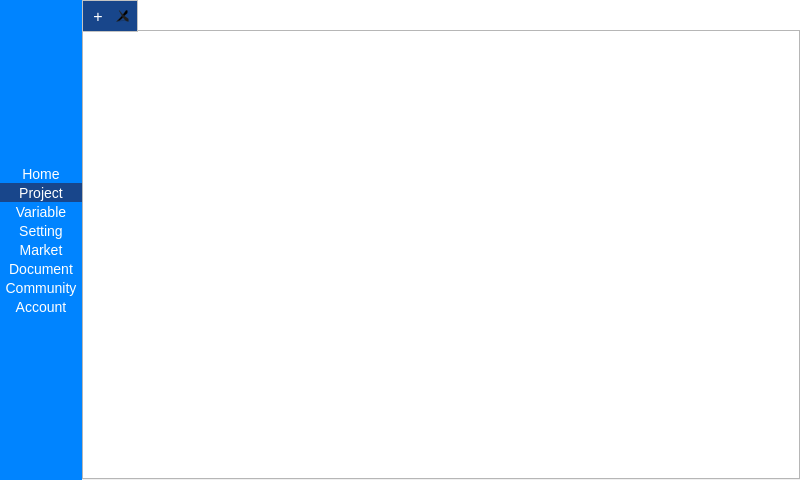
<?xml version="1.0" encoding="UTF-8"?>
<ui version="4.0">
 <class>MainWindow</class>
 <widget class="QMainWindow" name="MainWindow">
  <property name="geometry">
   <rect>
    <x>0</x>
    <y>0</y>
    <width>800</width>
    <height>480</height>
   </rect>
  </property>
  <property name="sizePolicy">
   <sizepolicy hsizetype="Preferred" vsizetype="Preferred">
    <horstretch>0</horstretch>
    <verstretch>0</verstretch>
   </sizepolicy>
  </property>
  <property name="minimumSize">
   <size>
    <width>800</width>
    <height>480</height>
   </size>
  </property>
  <property name="font">
   <font>
    <weight>50</weight>
    <bold>false</bold>
    <kerning>true</kerning>
   </font>
  </property>
  <property name="windowTitle">
   <string>Delta X Software - Version 0.9.6</string>
  </property>
  <property name="windowIcon">
   <iconset resource="resource.qrc">
    <normaloff>:/delta_x_logo_96x96.ico</normaloff>:/delta_x_logo_96x96.ico</iconset>
  </property>
  <property name="styleSheet">
   <string notr="true">QWidget
{	
	background-color: rgb(255, 255, 255);
}

/*------- Combo Box---------*/
QComboBox
{	
	color: rgb(79, 79, 79);
	border: 1px solid rgb(79, 79, 79);
	border-radius: 2px;
}

QComboBox:drop-down
{
	subcontrol-origin: padding;
    subcontrol-position: top right;
    width: 25px;

    border-left-width: 1px;
    border-left-color: darkgray;
    border-left-style: solid; /* just a single line */
    border-top-right-radius: 3px; /* same radius as the QComboBox */
    border-bottom-right-radius: 3px;	
}

QComboBox::down-arrow {
    image: url(:/icon/icons8_expand_arrow_16px.png);
}

/* --------- Tab ----------*/


QTabBar::tab {
    background: rgb(0, 132, 255);
	
	color: rgb(255, 255, 255);
    border: 1px solid #C4C4C3;
	padding: 5px 10px 5px 10px;
	
}

QTabBar::tab:selected, QTabBar::tab:hover {
    background: rgb(24, 70, 139);
	color: rgb(255, 255, 255);
}

/*--------- Dialog -------------*/
/*QPushButton
{	
	background-color: rgb(0, 132, 255);
	border: none;
	color: rgb(255, 255, 255);
}

QPushButton::hover
{	
	background-color: rgb(0, 195, 255);
}

QPushButton::pressed
{	
	background-color: rgb(255, 255, 255);	
	color: rgb(58, 58, 58);
	border: 1px solid rgb(58, 58, 58);
}*/

QPushButton
{	
	color: rgb(50, 50, 50);
	border: 1px solid rgb(50, 50, 50);
	background: none;
}

QPushButton:hover
{	
	color: rgb(255, 255, 255);
	background: rgb(50, 50, 50);
}

QPushButton:pressed
{	
	color: rgb(50, 50, 50);
	background: none;
}

/*----- Scroll Bar ------*/
QScrollBar:horizontal {
    background: rgb(185, 185, 185);
}
QScrollBar::handle:vertical {	
	background-color: rgb(172, 172, 172);
}

QScrollBar:vertical {
    background: rgb(185, 185, 185);
}

QScrollBar::handle:horizontal {	
	background-color: rgb(172, 172, 172);
}</string>
  </property>
  <widget class="QWidget" name="centralWidget">
   <layout class="QHBoxLayout" name="horizontalLayout">
    <property name="spacing">
     <number>0</number>
    </property>
    <property name="leftMargin">
     <number>0</number>
    </property>
    <property name="topMargin">
     <number>0</number>
    </property>
    <property name="rightMargin">
     <number>0</number>
    </property>
    <property name="bottomMargin">
     <number>0</number>
    </property>
    <item>
     <widget class="QStackedWidget" name="stackedWidget">
      <property name="styleSheet">
       <string notr="true"/>
      </property>
      <widget class="QWidget" name="page">
       <layout class="QHBoxLayout" name="horizontalLayout_2">
        <property name="spacing">
         <number>0</number>
        </property>
        <property name="leftMargin">
         <number>0</number>
        </property>
        <property name="topMargin">
         <number>0</number>
        </property>
        <property name="rightMargin">
         <number>0</number>
        </property>
        <property name="bottomMargin">
         <number>0</number>
        </property>
        <item>
         <widget class="QWidget" name="wgLeftPanel" native="true">
          <property name="minimumSize">
           <size>
            <width>80</width>
            <height>0</height>
           </size>
          </property>
          <property name="maximumSize">
           <size>
            <width>16777215</width>
            <height>16777215</height>
           </size>
          </property>
          <property name="styleSheet">
           <string notr="true">QWidget
{
	background-color: rgb(0, 132, 255);
}

QToolButton
{
	border: 0px;
	font-size:14px;
	color: rgb(255, 255, 255);
}
QToolButton:hover
{	
	
	background-color: rgb(0, 195, 255);
}
QToolButton::pressed
{	
	background-color: rgb(24, 70, 139);
}
</string>
          </property>
          <layout class="QVBoxLayout" name="verticalLayout">
           <property name="spacing">
            <number>0</number>
           </property>
           <property name="leftMargin">
            <number>0</number>
           </property>
           <property name="topMargin">
            <number>0</number>
           </property>
           <property name="rightMargin">
            <number>0</number>
           </property>
           <property name="bottomMargin">
            <number>0</number>
           </property>
           <item>
            <spacer name="verticalSpacer_2">
             <property name="orientation">
              <enum>Qt::Vertical</enum>
             </property>
             <property name="sizeHint" stdset="0">
              <size>
               <width>20</width>
               <height>40</height>
              </size>
             </property>
            </spacer>
           </item>
           <item>
            <widget class="QToolButton" name="tbHome">
             <property name="sizePolicy">
              <sizepolicy hsizetype="Preferred" vsizetype="Fixed">
               <horstretch>0</horstretch>
               <verstretch>0</verstretch>
              </sizepolicy>
             </property>
             <property name="minimumSize">
              <size>
               <width>80</width>
               <height>0</height>
              </size>
             </property>
             <property name="styleSheet">
              <string notr="true"/>
             </property>
             <property name="text">
              <string>Home</string>
             </property>
             <property name="icon">
              <iconset resource="resource.qrc">
               <normaloff>:/icon/home_64px.png</normaloff>:/icon/home_64px.png</iconset>
             </property>
             <property name="checkable">
              <bool>false</bool>
             </property>
             <property name="checked">
              <bool>false</bool>
             </property>
             <property name="popupMode">
              <enum>QToolButton::DelayedPopup</enum>
             </property>
             <property name="toolButtonStyle">
              <enum>Qt::ToolButtonTextUnderIcon</enum>
             </property>
             <property name="autoRaise">
              <bool>false</bool>
             </property>
            </widget>
           </item>
           <item>
            <widget class="QToolButton" name="tbProject">
             <property name="sizePolicy">
              <sizepolicy hsizetype="Preferred" vsizetype="Fixed">
               <horstretch>0</horstretch>
               <verstretch>0</verstretch>
              </sizepolicy>
             </property>
             <property name="minimumSize">
              <size>
               <width>80</width>
               <height>0</height>
              </size>
             </property>
             <property name="styleSheet">
              <string notr="true">background-color: rgb(24, 70, 139);</string>
             </property>
             <property name="text">
              <string>Project</string>
             </property>
             <property name="icon">
              <iconset resource="resource.qrc">
               <normaloff>:/icon/project_64px.png</normaloff>:/icon/project_64px.png</iconset>
             </property>
             <property name="checkable">
              <bool>false</bool>
             </property>
             <property name="checked">
              <bool>false</bool>
             </property>
             <property name="popupMode">
              <enum>QToolButton::DelayedPopup</enum>
             </property>
             <property name="toolButtonStyle">
              <enum>Qt::ToolButtonTextUnderIcon</enum>
             </property>
             <property name="autoRaise">
              <bool>false</bool>
             </property>
            </widget>
           </item>
           <item>
            <widget class="QToolButton" name="tbVariable">
             <property name="sizePolicy">
              <sizepolicy hsizetype="Preferred" vsizetype="Fixed">
               <horstretch>0</horstretch>
               <verstretch>0</verstretch>
              </sizepolicy>
             </property>
             <property name="minimumSize">
              <size>
               <width>80</width>
               <height>0</height>
              </size>
             </property>
             <property name="styleSheet">
              <string notr="true"/>
             </property>
             <property name="text">
              <string>Variable</string>
             </property>
             <property name="icon">
              <iconset resource="resource.qrc">
               <normaloff>:/icon/variable_64px.png</normaloff>:/icon/variable_64px.png</iconset>
             </property>
             <property name="popupMode">
              <enum>QToolButton::DelayedPopup</enum>
             </property>
             <property name="toolButtonStyle">
              <enum>Qt::ToolButtonTextUnderIcon</enum>
             </property>
             <property name="autoRaise">
              <bool>false</bool>
             </property>
            </widget>
           </item>
           <item>
            <widget class="QToolButton" name="tbSetting">
             <property name="sizePolicy">
              <sizepolicy hsizetype="Preferred" vsizetype="Fixed">
               <horstretch>0</horstretch>
               <verstretch>0</verstretch>
              </sizepolicy>
             </property>
             <property name="minimumSize">
              <size>
               <width>80</width>
               <height>0</height>
              </size>
             </property>
             <property name="styleSheet">
              <string notr="true"/>
             </property>
             <property name="text">
              <string>Setting</string>
             </property>
             <property name="icon">
              <iconset resource="resource.qrc">
               <normaloff>:/icon/settings_64px.png</normaloff>:/icon/settings_64px.png</iconset>
             </property>
             <property name="popupMode">
              <enum>QToolButton::DelayedPopup</enum>
             </property>
             <property name="toolButtonStyle">
              <enum>Qt::ToolButtonTextUnderIcon</enum>
             </property>
             <property name="autoRaise">
              <bool>false</bool>
             </property>
            </widget>
           </item>
           <item>
            <widget class="QToolButton" name="tbMarket">
             <property name="sizePolicy">
              <sizepolicy hsizetype="Preferred" vsizetype="Fixed">
               <horstretch>0</horstretch>
               <verstretch>0</verstretch>
              </sizepolicy>
             </property>
             <property name="minimumSize">
              <size>
               <width>80</width>
               <height>0</height>
              </size>
             </property>
             <property name="styleSheet">
              <string notr="true"/>
             </property>
             <property name="text">
              <string>Market</string>
             </property>
             <property name="icon">
              <iconset resource="resource.qrc">
               <normaloff>:/icon/shopping_cart_promotion_64px.png</normaloff>:/icon/shopping_cart_promotion_64px.png</iconset>
             </property>
             <property name="popupMode">
              <enum>QToolButton::DelayedPopup</enum>
             </property>
             <property name="toolButtonStyle">
              <enum>Qt::ToolButtonTextUnderIcon</enum>
             </property>
             <property name="autoRaise">
              <bool>false</bool>
             </property>
            </widget>
           </item>
           <item>
            <widget class="QToolButton" name="tbDocument">
             <property name="sizePolicy">
              <sizepolicy hsizetype="Preferred" vsizetype="Fixed">
               <horstretch>0</horstretch>
               <verstretch>0</verstretch>
              </sizepolicy>
             </property>
             <property name="minimumSize">
              <size>
               <width>80</width>
               <height>0</height>
              </size>
             </property>
             <property name="styleSheet">
              <string notr="true"/>
             </property>
             <property name="text">
              <string>Document</string>
             </property>
             <property name="icon">
              <iconset resource="resource.qrc">
               <normaloff>:/icon/document_64px.png</normaloff>:/icon/document_64px.png</iconset>
             </property>
             <property name="popupMode">
              <enum>QToolButton::DelayedPopup</enum>
             </property>
             <property name="toolButtonStyle">
              <enum>Qt::ToolButtonTextUnderIcon</enum>
             </property>
             <property name="autoRaise">
              <bool>false</bool>
             </property>
            </widget>
           </item>
           <item>
            <widget class="QToolButton" name="tbCommunity">
             <property name="sizePolicy">
              <sizepolicy hsizetype="Preferred" vsizetype="Fixed">
               <horstretch>0</horstretch>
               <verstretch>0</verstretch>
              </sizepolicy>
             </property>
             <property name="minimumSize">
              <size>
               <width>80</width>
               <height>0</height>
              </size>
             </property>
             <property name="styleSheet">
              <string notr="true"/>
             </property>
             <property name="text">
              <string>Community</string>
             </property>
             <property name="icon">
              <iconset resource="resource.qrc">
               <normaloff>:/icon/charity_64px.png</normaloff>:/icon/charity_64px.png</iconset>
             </property>
             <property name="popupMode">
              <enum>QToolButton::DelayedPopup</enum>
             </property>
             <property name="toolButtonStyle">
              <enum>Qt::ToolButtonTextUnderIcon</enum>
             </property>
             <property name="autoRaise">
              <bool>false</bool>
             </property>
            </widget>
           </item>
           <item>
            <widget class="QToolButton" name="tbAccount">
             <property name="sizePolicy">
              <sizepolicy hsizetype="Preferred" vsizetype="Fixed">
               <horstretch>0</horstretch>
               <verstretch>0</verstretch>
              </sizepolicy>
             </property>
             <property name="minimumSize">
              <size>
               <width>80</width>
               <height>0</height>
              </size>
             </property>
             <property name="styleSheet">
              <string notr="true"/>
             </property>
             <property name="text">
              <string>Account</string>
             </property>
             <property name="icon">
              <iconset resource="resource.qrc">
               <normaloff>:/icon/account_64px.png</normaloff>:/icon/account_64px.png</iconset>
             </property>
             <property name="popupMode">
              <enum>QToolButton::DelayedPopup</enum>
             </property>
             <property name="toolButtonStyle">
              <enum>Qt::ToolButtonTextUnderIcon</enum>
             </property>
             <property name="autoRaise">
              <bool>false</bool>
             </property>
            </widget>
           </item>
           <item>
            <spacer name="verticalSpacer">
             <property name="orientation">
              <enum>Qt::Vertical</enum>
             </property>
             <property name="sizeHint" stdset="0">
              <size>
               <width>20</width>
               <height>40</height>
              </size>
             </property>
            </spacer>
           </item>
          </layout>
         </widget>
        </item>
        <item>
         <widget class="QStackedWidget" name="swPageStack">
          <property name="maximumSize">
           <size>
            <width>16777215</width>
            <height>16777215</height>
           </size>
          </property>
          <property name="styleSheet">
           <string notr="true"/>
          </property>
          <property name="lineWidth">
           <number>1</number>
          </property>
          <property name="currentIndex">
           <number>7</number>
          </property>
          <widget class="QWidget" name="pVariable">
           <property name="styleSheet">
            <string notr="true"/>
           </property>
           <layout class="QVBoxLayout" name="verticalLayout_4">
            <item>
             <widget class="QTreeWidget" name="trwProgramVariableTable">
              <attribute name="headerDefaultSectionSize">
               <number>300</number>
              </attribute>
              <column>
               <property name="text">
                <string notr="true">1</string>
               </property>
              </column>
              <column>
               <property name="text">
                <string>Value</string>
               </property>
              </column>
             </widget>
            </item>
           </layout>
          </widget>
          <widget class="QWidget" name="pHome">
           <property name="styleSheet">
            <string notr="true"/>
           </property>
           <layout class="QVBoxLayout" name="verticalLayout_3">
            <item>
             <widget class="QGroupBox" name="groupBox_4">
              <property name="styleSheet">
               <string notr="true">QLabel:hover
{
	color: rgb(0, 102, 255);
}</string>
              </property>
              <property name="title">
               <string>Project</string>
              </property>
              <layout class="QGridLayout" name="gridLayout_3">
               <item row="0" column="1">
                <widget class="QLabel" name="label_2">
                 <property name="text">
                  <string>project 1</string>
                 </property>
                </widget>
               </item>
               <item row="1" column="0">
                <widget class="QLabel" name="label_3">
                 <property name="text">
                  <string>Delta X S - Pick &amp; Place - Conveyor + Vision</string>
                 </property>
                </widget>
               </item>
               <item row="0" column="0">
                <widget class="QLabel" name="label">
                 <property name="text">
                  <string>New Project</string>
                 </property>
                </widget>
               </item>
               <item row="2" column="0">
                <widget class="QLabel" name="label_4">
                 <property name="text">
                  <string>Delta X 2 - Pick &amp; Place</string>
                 </property>
                </widget>
               </item>
               <item row="1" column="1">
                <widget class="QLabel" name="label_5">
                 <property name="text">
                  <string>Delta X 2 - Object Sorting - Vision</string>
                 </property>
                </widget>
               </item>
               <item row="2" column="1">
                <widget class="QLabel" name="label_6">
                 <property name="text">
                  <string>3D printing</string>
                 </property>
                </widget>
               </item>
              </layout>
             </widget>
            </item>
            <item>
             <widget class="QGroupBox" name="groupBox">
              <property name="title">
               <string>Instruction Manual</string>
              </property>
              <layout class="QGridLayout" name="gridLayout">
               <item row="0" column="0">
                <widget class="QPushButton" name="pushButton">
                 <property name="minimumSize">
                  <size>
                   <width>0</width>
                   <height>30</height>
                  </size>
                 </property>
                 <property name="text">
                  <string>Software User Manual</string>
                 </property>
                </widget>
               </item>
               <item row="0" column="1">
                <widget class="QPushButton" name="pushButton_2">
                 <property name="minimumSize">
                  <size>
                   <width>0</width>
                   <height>30</height>
                  </size>
                 </property>
                 <property name="text">
                  <string>G-code Reference</string>
                 </property>
                </widget>
               </item>
               <item row="1" column="0">
                <widget class="QPushButton" name="pushButton_3">
                 <property name="minimumSize">
                  <size>
                   <width>0</width>
                   <height>30</height>
                  </size>
                 </property>
                 <property name="text">
                  <string>Program Syntax</string>
                 </property>
                </widget>
               </item>
               <item row="1" column="1">
                <widget class="QPushButton" name="pushButton_4">
                 <property name="minimumSize">
                  <size>
                   <width>0</width>
                   <height>30</height>
                  </size>
                 </property>
                 <property name="text">
                  <string>Robot Manual</string>
                 </property>
                </widget>
               </item>
              </layout>
             </widget>
            </item>
            <item>
             <widget class="QGroupBox" name="groupBox_2">
              <property name="title">
               <string>Application Case</string>
              </property>
              <layout class="QGridLayout" name="gridLayout_2">
               <item row="0" column="0">
                <widget class="QPushButton" name="pushButton_6">
                 <property name="minimumSize">
                  <size>
                   <width>0</width>
                   <height>30</height>
                  </size>
                 </property>
                 <property name="text">
                  <string>Simple Pick and Place</string>
                 </property>
                </widget>
               </item>
               <item row="1" column="0">
                <widget class="QPushButton" name="pushButton_8">
                 <property name="minimumSize">
                  <size>
                   <width>0</width>
                   <height>30</height>
                  </size>
                 </property>
                 <property name="text">
                  <string>Pick and Place with conveyor and vision</string>
                 </property>
                </widget>
               </item>
               <item row="0" column="1">
                <widget class="QPushButton" name="pushButton_7">
                 <property name="minimumSize">
                  <size>
                   <width>0</width>
                   <height>30</height>
                  </size>
                 </property>
                 <property name="text">
                  <string>Sorting with camera</string>
                 </property>
                </widget>
               </item>
               <item row="1" column="1">
                <widget class="QPushButton" name="pushButton_9">
                 <property name="minimumSize">
                  <size>
                   <width>0</width>
                   <height>30</height>
                  </size>
                 </property>
                 <property name="text">
                  <string>3D Printing</string>
                 </property>
                </widget>
               </item>
              </layout>
             </widget>
            </item>
            <item>
             <widget class="QGroupBox" name="groupBox_3">
              <property name="title">
               <string>Feedback</string>
              </property>
              <layout class="QHBoxLayout" name="horizontalLayout_3">
               <item>
                <widget class="QPlainTextEdit" name="plainTextEdit"/>
               </item>
               <item>
                <widget class="QPushButton" name="pushButton_5">
                 <property name="text">
                  <string>Submit</string>
                 </property>
                </widget>
               </item>
              </layout>
             </widget>
            </item>
           </layout>
          </widget>
          <widget class="QWidget" name="pMarket">
           <property name="styleSheet">
            <string notr="true">background-color: rgb(85, 170, 255);</string>
           </property>
          </widget>
          <widget class="QWidget" name="pDocument">
           <property name="styleSheet">
            <string notr="true">background-color: rgb(255, 170, 255);</string>
           </property>
          </widget>
          <widget class="QWidget" name="pAccount">
           <property name="styleSheet">
            <string notr="true">background-color: rgb(85, 255, 255);</string>
           </property>
          </widget>
          <widget class="QWidget" name="pCommunity">
           <property name="styleSheet">
            <string notr="true">background-color: rgb(255, 170, 127);</string>
           </property>
          </widget>
          <widget class="QWidget" name="pSetting">
           <property name="styleSheet">
            <string notr="true">background-color: rgb(170, 85, 255);</string>
           </property>
          </widget>
          <widget class="QWidget" name="pProject">
           <property name="styleSheet">
            <string notr="true"/>
           </property>
           <layout class="QVBoxLayout" name="verticalLayout_2">
            <property name="spacing">
             <number>0</number>
            </property>
            <property name="leftMargin">
             <number>0</number>
            </property>
            <property name="topMargin">
             <number>0</number>
            </property>
            <property name="rightMargin">
             <number>0</number>
            </property>
            <property name="bottomMargin">
             <number>0</number>
            </property>
            <item>
             <widget class="QTabWidget" name="twProjectManager">
              <property name="enabled">
               <bool>true</bool>
              </property>
              <property name="minimumSize">
               <size>
                <width>0</width>
                <height>0</height>
               </size>
              </property>
              <property name="maximumSize">
               <size>
                <width>16777215</width>
                <height>16777215</height>
               </size>
              </property>
              <property name="font">
               <font>
                <pointsize>12</pointsize>
                <weight>50</weight>
                <bold>false</bold>
                <kerning>true</kerning>
               </font>
              </property>
              <property name="styleSheet">
               <string notr="true"/>
              </property>
              <property name="currentIndex">
               <number>0</number>
              </property>
              <property name="iconSize">
               <size>
                <width>32</width>
                <height>32</height>
               </size>
              </property>
              <property name="elideMode">
               <enum>Qt::ElideNone</enum>
              </property>
              <property name="tabsClosable">
               <bool>true</bool>
              </property>
              <property name="movable">
               <bool>false</bool>
              </property>
              <widget class="QWidget" name="tabAddNewButton">
               <property name="styleSheet">
                <string notr="true"/>
               </property>
               <attribute name="title">
                <string>+</string>
               </attribute>
              </widget>
             </widget>
            </item>
           </layout>
          </widget>
         </widget>
        </item>
       </layout>
      </widget>
      <widget class="QWidget" name="pFullTabDisplay">
       <layout class="QVBoxLayout" name="layoutFullTabDisplay">
        <property name="spacing">
         <number>0</number>
        </property>
        <property name="leftMargin">
         <number>0</number>
        </property>
        <property name="topMargin">
         <number>0</number>
        </property>
        <property name="rightMargin">
         <number>0</number>
        </property>
        <property name="bottomMargin">
         <number>0</number>
        </property>
       </layout>
      </widget>
     </widget>
    </item>
   </layout>
  </widget>
  <action name="actionAdd">
   <property name="text">
    <string>Add New</string>
   </property>
  </action>
  <action name="actionRemove">
   <property name="text">
    <string>Remove</string>
   </property>
  </action>
  <action name="actionAbout">
   <property name="text">
    <string>About</string>
   </property>
  </action>
  <action name="actionGcode">
   <property name="text">
    <string>Gcode</string>
   </property>
  </action>
  <action name="actionSoftware">
   <property name="text">
    <string>Software</string>
   </property>
  </action>
  <action name="actionExecute_All">
   <property name="text">
    <string>Execute All</string>
   </property>
  </action>
  <action name="actionDelta_X_1">
   <property name="checkable">
    <bool>true</bool>
   </property>
   <property name="checked">
    <bool>true</bool>
   </property>
   <property name="text">
    <string>Delta X 1</string>
   </property>
  </action>
  <action name="actionExecute">
   <property name="text">
    <string>Execute</string>
   </property>
  </action>
  <action name="actionBaudrate">
   <property name="text">
    <string>Baudrate</string>
   </property>
  </action>
  <action name="actionScale">
   <property name="text">
    <string>Scale</string>
   </property>
  </action>
  <action name="actionG_code_Program">
   <property name="text">
    <string>G-code Program</string>
   </property>
  </action>
  <action name="actionRobot">
   <property name="text">
    <string>Robot</string>
   </property>
  </action>
  <action name="actionProject">
   <property name="text">
    <string>Project</string>
   </property>
  </action>
  <action name="actionG_code_Program_2">
   <property name="text">
    <string>G-code Program</string>
   </property>
  </action>
  <action name="actionRobot_2">
   <property name="text">
    <string>Robot</string>
   </property>
  </action>
  <action name="actionProject_2">
   <property name="text">
    <string>Project</string>
   </property>
  </action>
  <action name="actionNew">
   <property name="text">
    <string>New</string>
   </property>
  </action>
 </widget>
 <layoutdefault spacing="6" margin="11"/>
 <resources>
  <include location="resource.qrc"/>
 </resources>
 <connections/>
 <designerdata>
  <property name="gridDeltaX">
   <number>5</number>
  </property>
  <property name="gridDeltaY">
   <number>5</number>
  </property>
  <property name="gridSnapX">
   <bool>true</bool>
  </property>
  <property name="gridSnapY">
   <bool>true</bool>
  </property>
  <property name="gridVisible">
   <bool>true</bool>
  </property>
 </designerdata>
</ui>
